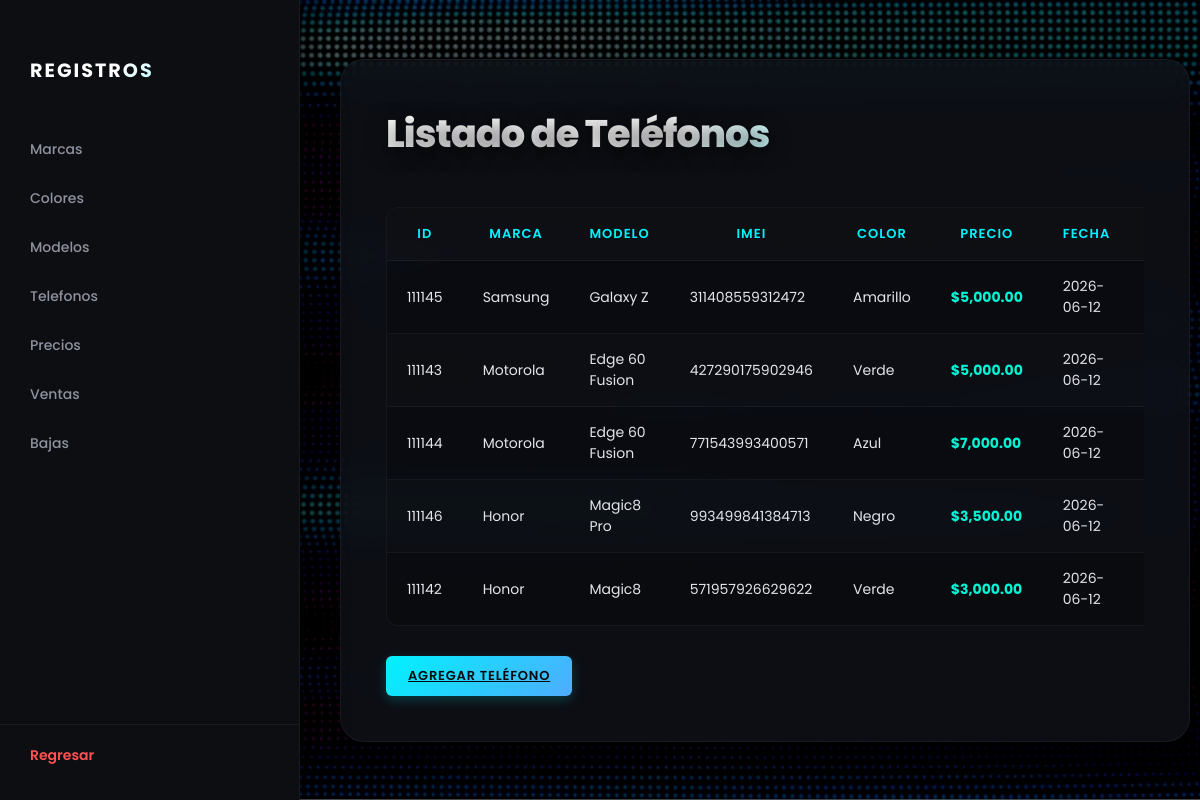
Screenshot of /tienda_telefonos/menu_mostrar.php?p=telefono with the database file from the repository.
### tables this page shows
CREATE TABLE IF NOT EXISTS `telefono` (
  `id_telefono` int NOT NULL AUTO_INCREMENT,
  `id_modelo` int DEFAULT NULL,
  `IMEI` varchar(50) DEFAULT NULL,
  `id_color` int(100) unsigned zerofill NOT NULL,
  `precio_actual` decimal(10,2) NOT NULL DEFAULT '0.00',
  `fecha_registro` date DEFAULT NULL,
  `estado` varchar(50) DEFAULT NULL,
  `activo` int DEFAULT '1',
  PRIMARY KEY (`id_telefono`) USING BTREE,
  UNIQUE KEY `IMEI` (`IMEI`),
  KEY `FK_telefono_color` (`id_color`),
  KEY `FK_telefono_modelo` (`id_modelo`),
  CONSTRAINT `FK_telefono_color` FOREIGN KEY (`id_color`) REFERENCES `color` (`id_color`) ON DELETE CASCADE ON UPDATE CASCADE,
  CONSTRAINT `FK_telefono_modelo` FOREIGN KEY (`id_modelo`) REFERENCES `modelo` (`id_modelo`) ON DELETE CASCADE ON UPDATE CASCADE
);

CREATE TABLE IF NOT EXISTS `marca` (
  `id_marca` int(10) unsigned zerofill NOT NULL AUTO_INCREMENT,
  `nombre` varchar(50) DEFAULT NULL,
  `activo` int DEFAULT '1',
  PRIMARY KEY (`id_marca`)
);

CREATE TABLE IF NOT EXISTS `modelo` (
  `id_modelo` int NOT NULL AUTO_INCREMENT,
  `nombre` varchar(50) DEFAULT NULL,
  `id_marca` int(10) unsigned zerofill NOT NULL,
  `activo` int DEFAULT '1',
  PRIMARY KEY (`id_modelo`) USING BTREE,
  KEY `id_marca` (`id_marca`),
  CONSTRAINT `FK_modelo_marca` FOREIGN KEY (`id_marca`) REFERENCES `marca` (`id_marca`)
);

CREATE TABLE IF NOT EXISTS `color` (
  `id_color` int unsigned NOT NULL AUTO_INCREMENT,
  `nombre_color` varchar(50) DEFAULT NULL,
  `activo` int DEFAULT '1',
  PRIMARY KEY (`id_color`)
);

### tienda_telefonos/mostrar/mostrar_telefono.php (the view, shortened to what this page needs)
<?php
$sql = "SELECT t.id_telefono,
               ma.nombre AS marca_nombre,
               m.nombre AS modelo_nombre,
               t.IMEI,
               c.nombre_color,
               t.precio_actual,
               t.fecha_registro,
               t.estado
        FROM telefono t
        INNER JOIN modelo m ON t.id_modelo = m.id_modelo
        INNER JOIN marca ma ON m.id_marca = ma.id_marca
        INNER JOIN color c ON t.id_color = c.id_color
        WHERE t.activo = 1";
$resultado = $conexion->query($sql);
?>
<div class="main-card-panel">
    <h1 class="titulo-seccion">Listado de Teléfonos</h1>
    <div class="contenedor-tabla">
        <table class="tabla-estilizada">
            <thead>
                <tr>
                    <th>ID</th>
                    <th>Marca</th>
                    <th>Modelo</th>
                    <th>IMEI</th>
                    <th>Color</th>
                    <th>Precio</th> <th>Fecha</th>
                    <th>Estado</th>
                </tr>
            </thead>
            <tbody>
                <?php
                if ($resultado && $resultado->num_rows > 0) {
                    while($fila = $resultado->fetch_assoc()) {
                ?>
                        <tr>
                            <td><?php echo $fila["id_telefono"]; ?></td>
                            <td><?php echo $fila["marca_nombre"]; ?></td>
                            <td><?php echo $fila["modelo_nombre"]; ?></td>
                            <td><?php echo $fila["IMEI"]; ?></td>
                            <td><?php echo $fila["nombre_color"]; ?></td>
                            <td style="color: #00f5d4; font-weight: bold;">
                                <?php echo "$" . number_format($fila["precio_actual"], 2); ?>
                            </td>
                            <td><?php echo $fila["fecha_registro"]; ?></td>
                            <td><?php echo $fila["estado"]; ?></td>
                        </tr>
                <?php
                    }
                } else {
                    echo "<tr><td colspan='9' style='text-align:center; color:var(--texto-gris); padding:20px;'>No hay registros de teléfonos registrados</td></tr>";
                }
                ?>
            </tbody>
        </table>
    </div>
    <div style="margin-top: 10px;">
        <a href="menu_registros.php?p=telefono" class="btn-agregar opcion-menu">Agregar Teléfono</a>
    </div>
</div>

### tienda_telefonos/style/estilo_mostrar.css (style rules this page uses)
:root { --bg-total: #08090d; --bg-panel: rgba(17, 19, 26, 0.75); --bg-sidebar: #0d0e12; --turquesa: #00f2fe; --turquesa-hover: #4facfe; --texto-brillante: #ffffff; --texto-gris: #8e929e; --borde-sutil: rgba(255, 255, 255, 0.05); }
body { margin: 0; padding: 0; font-family: 'Poppins', sans-serif; background-color: var(--bg-total); color: var(--texto-brillante); min-height: 100vh; display: flex; position: relative; }
body::before { content: ""; position: fixed; top: 0; left: 0; width: 100%; height: 100%; background-image: url('../img/fondo_ondas.jpg'); background-size: cover; background-position: center; background-repeat: no-repeat; filter: brightness(0.4) contrast(120%) saturate(100%); z-index: -1; }
.main-card-panel { background-color: var(--bg-panel); backdrop-filter: blur(12px); -webkit-backdrop-filter: blur(12px); border: 1px solid var(--borde-sutil); border-radius: 24px; padding: 45px; max-width: 850px; width: 100%; box-shadow: 0 20px 50px rgba(0, 0, 0, 0.5); display: flex; flex-direction: column; gap: 20px; box-sizing: border-box; }
.main-card-panel h1 { font-size: 2.4rem; font-weight: 700; letter-spacing: -0.5px; margin: 0; background: linear-gradient(to right, #ffffff, #a4a8b6); -webkit-background-clip: text; -webkit-text-fill-color: transparent; text-shadow: 0 4px 12px rgba(0, 0, 0, 0.5); }
.contenedor-tabla { width: 100%; margin-top: 10px; overflow-x: auto; }
.tabla-estilizada { width: 100%; border-collapse: separate; border-spacing: 0; background-color: rgba(0, 0, 0, 0.2); border: 1px solid var(--borde-sutil); border-radius: 12px; overflow: hidden; }
.tabla-estilizada th { color: var(--turquesa); font-size: 13px; font-weight: 600; text-transform: uppercase; letter-spacing: 1px; padding: 16px 20px; border-bottom: 1px solid var(--borde-sutil); background-color: rgba(255, 255, 255, 0.02); }
.tabla-estilizada td { padding: 15px 20px; font-size: 14px; color: #e3e5eb; border-bottom: 1px solid var(--borde-sutil); }
.tabla-estilizada tbody tr:last-child td { border-bottom: none; }
.tabla-estilizada tbody tr:nth-of-type(even) { background-color: rgba(255, 255, 255, 0.01); }
.main-card-panel h1 { font-size: 2.8rem; font-weight: 800; letter-spacing: -1px; margin-bottom: 10px; background: linear-gradient(135deg, #ffffff 30%, #a4a8b6 100%); -webkit-background-clip: text; background-clip: text; -webkit-text-fill-color: transparent; text-shadow: 0 4px 20px rgba(0, 0, 0, 0.6); }
.btn-agregar { display: inline-block; padding: 10px 22px; font-size: 13px; font-weight: 600; letter-spacing: 0.8px; border-radius: 6px; background: linear-gradient(135deg, #00f2fe 0%, #4facfe 100%); color: #08090d; border: none; cursor: pointer; transition: all 0.25s ease; box-shadow: 0 4px 12px rgba(0, 242, 254, 0.2); text-transform: uppercase; width: auto; }
.main-card-panel { animation: fadeInForm 0.4s cubic-bezier(0.25, 1, 0.5, 1) forwards; opacity: 0; transform: translateY(15px); }
.main-card-panel .titulo-seccion { font-size: 2.4rem; font-weight: 800; letter-spacing: -1px; margin: 0 0 15px 0; background: linear-gradient(135deg, #ffffff 40%, var(--turquesa) 100%); -webkit-background-clip: text; background-clip: text; -webkit-text-fill-color: transparent; text-shadow: 0 4px 20px rgba(0, 0, 0, 0.6); }

### rows the page displays
telefono: id_telefono "111145", marca.nombre "Samsung", id_modelo.nombre "Galaxy Z", IMEI "311408559312472", id_color.nombre_color "Amarillo", precio_actual "5,000.00", fecha_registro "2026-06-12"
telefono: id_telefono "111143", marca.nombre "Motorola", id_modelo.nombre "Edge 60 Fusion", IMEI "427290175902946", id_color.nombre_color "Verde", precio_actual "5,000.00", fecha_registro "2026-06-12"
telefono: id_telefono "111144", marca.nombre "Motorola", id_modelo.nombre "Edge 60 Fusion", IMEI "771543993400571", id_color.nombre_color "Azul", precio_actual "7,000.00", fecha_registro "2026-06-12"
telefono: id_telefono "111146", marca.nombre "Honor", id_modelo.nombre "Magic8 Pro", IMEI "993499841384713", id_color.nombre_color "Negro", precio_actual "3,500.00", fecha_registro "2026-06-12"
telefono: id_telefono "111142", marca.nombre "Honor", id_modelo.nombre "Magic8", IMEI "571957926629622", id_color.nombre_color "Verde", precio_actual "3,000.00", fecha_registro "2026-06-12"
